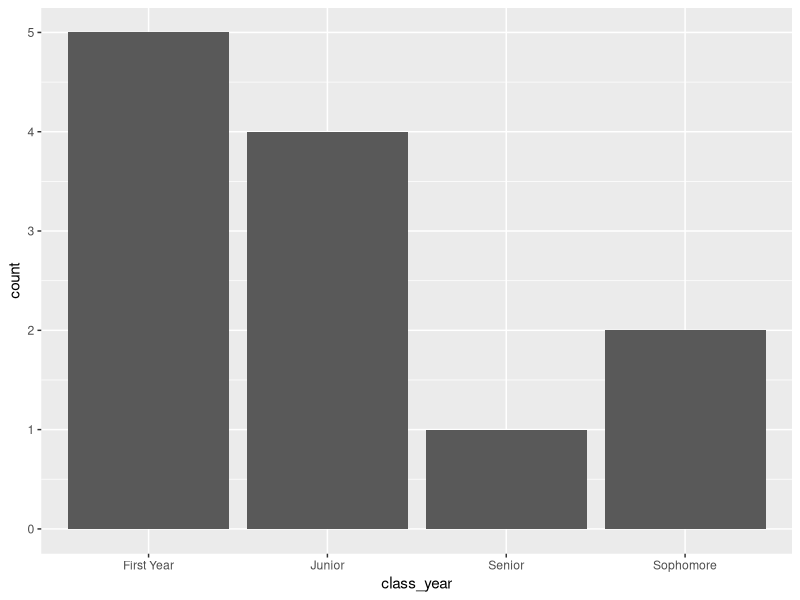
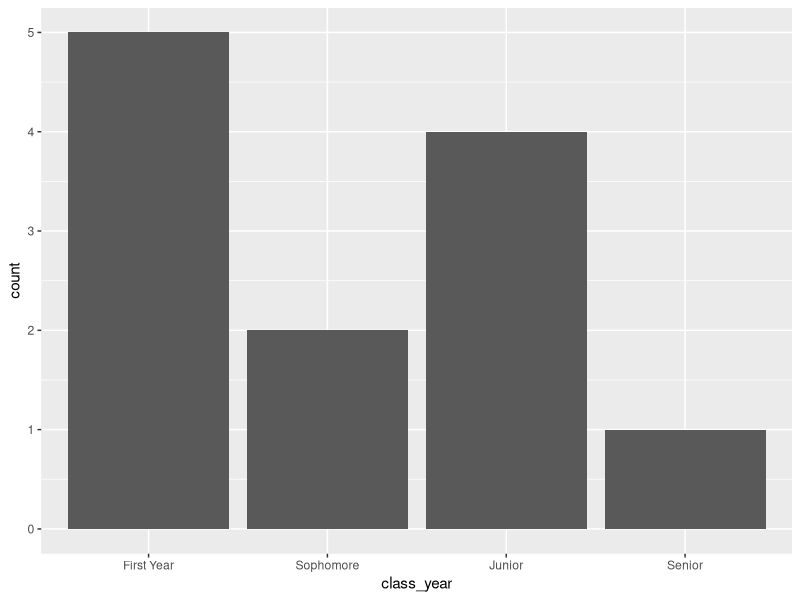
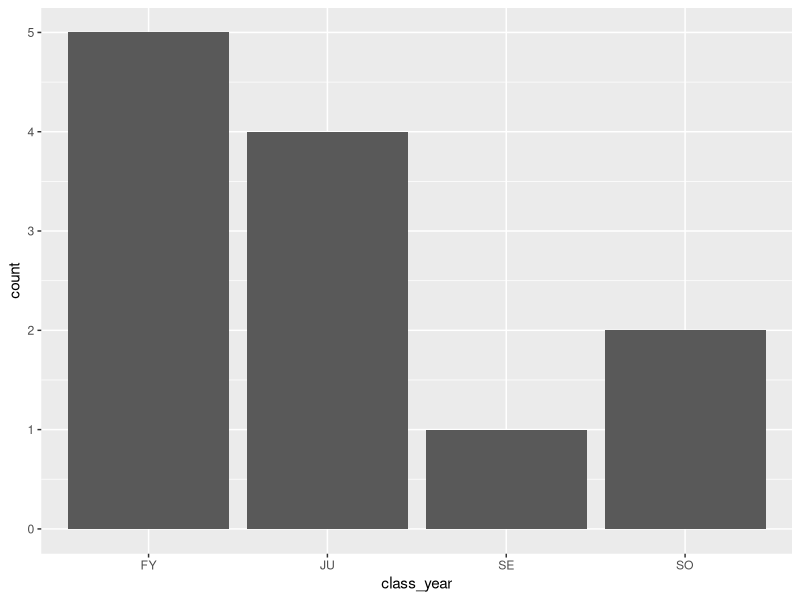
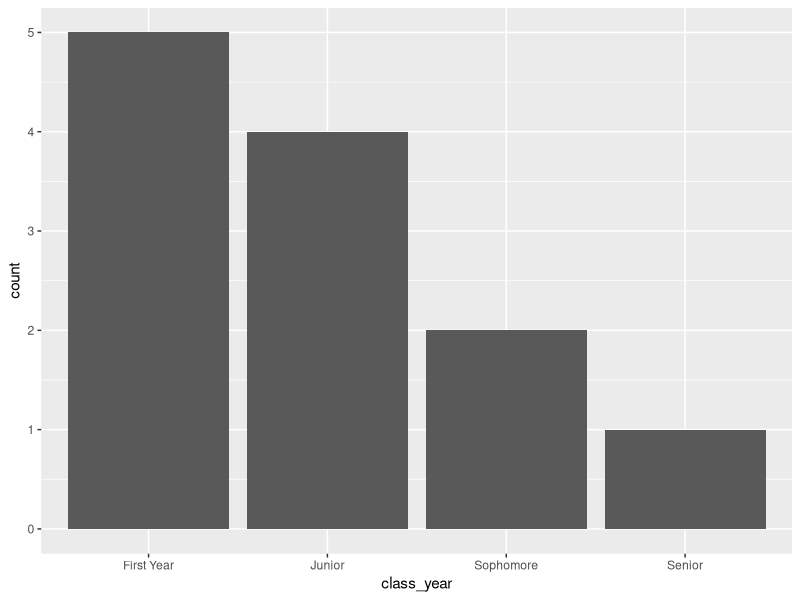

Write R code to recreate these figures, in order.
## ---- chunk 1
name <- c(
  "Alice Chen", "Bob Smith", "Charlie Davis", "Diana Prince",
  "Evan Wright", "Fiona Gallagher", "George Miller", "Hannah Abbott",
  "Ian Malcolm", "Julia Roberts", "Kevin Hart", "Laura Croft"
)

class_year <- c(
    "First Year", "First Year", "First Year", "Junior",
    "First Year", "Senior", "Junior", "Sophomore",
    "First Year", "Junior", "Junior", "Sophomore"
)

major <- c(
    "CS", "BIO", "ART", "DS", "ECO", "CS", "BIO", "ECO", "DS", "ART", "CS", "BIO"
)

students <- data.frame(name, class_year, major, stringsAsFactors = FALSE)
students
## ---- chunk 2
library(ggplot2)
students |> 
    ggplot(aes(x = class_year)) +
    geom_bar()
## ---- chunk 3
library(ggplot2)
library(dplyr)
library(forcats)
students |> 
    mutate(class_year = fct_relevel(
        class_year, 
        c("First Year", "Sophomore", "Junior", "Senior"))) |> 
    ggplot(aes(x = class_year)) +
    geom_bar()
## ---- chunk 4
library(ggplot2)
library(dplyr)
library(forcats)
students |> 
    mutate(class_year = fct_recode(
        class_year, 
        "FY" = "First Year" , 
        "SO" = "Sophomore", 
        "JU" = "Junior",
        "SE" = "Senior")) |> 
    ggplot(aes(x = class_year)) +
    geom_bar()
## ---- chunk 5
library(ggplot2)
library(dplyr)
library(forcats)
students |> 
    mutate(class_year = fct_infreq(class_year)) |> 
    ggplot(aes(x = class_year)) +
    geom_bar()
